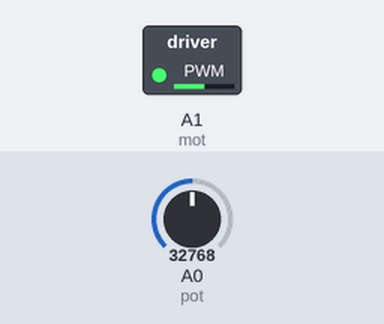
A program run on a simulated CircuitPython board. On the bench: switched loads named in the program (green lamp = pin HIGH). Inputs (shaded band) come from the test bench; at power-on: A0 (pot) = 32768 (analog values on the 0–65535 scale). What the program prints to the serial console is not drawn.

Above: at 1.2 s.
1.3 s: A0 (pot) set to 45874
At 2.5 s:
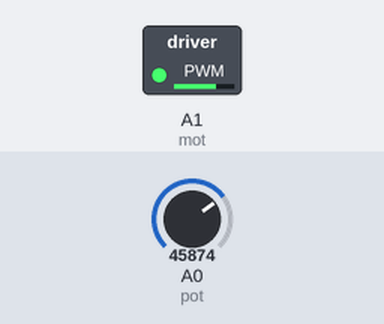
2.8 s: A0 (pot) set to 57670
At 3.8 s:
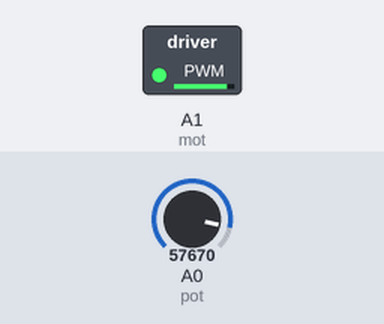
4.3 s: A0 (pot) set to 7864
At 5.0 s:
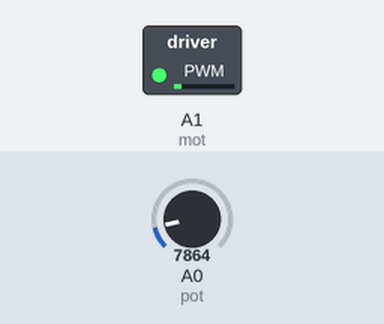
5.8 s: A0 (pot) set to 0
At 6.1 s:
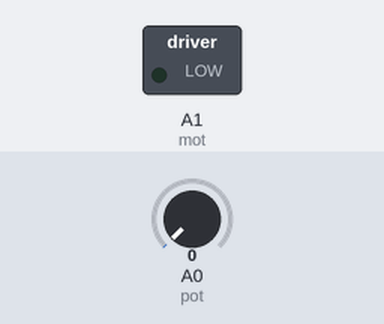
Timing chart, 0 to 8.3 s (numbered marks = the images above; inputs shaded):
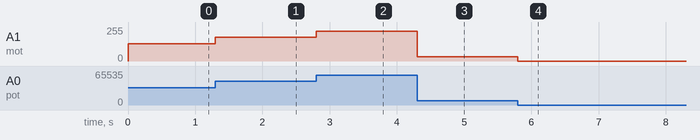

The program:

motor.py
```python
import board
from analogio import AnalogIn, AnalogOut

mot=AnalogOut(board.A1) #sets motor as output and links it to A1
pot=AnalogIn(board.A0) #sets potentiometer as input and links it to A0 (true analog)

while True:
    print(pot.value) #prints potentiometer value to the serial monitor
    mot.value=(pot.value) #sets the speed of the motor to the value of the potentiometer
```

Measured:
- after the input at 1.3 s, A1 (mot): 128/255 → 178/255 at once
- after the input at 2.8 s, A1 (mot): 178/255 → 224/255 at once
- after the input at 4.3 s, A1 (mot): 224/255 → 31/255 at once
- after the input at 5.8 s, A1 (mot): 31/255 → 0/255 at once
